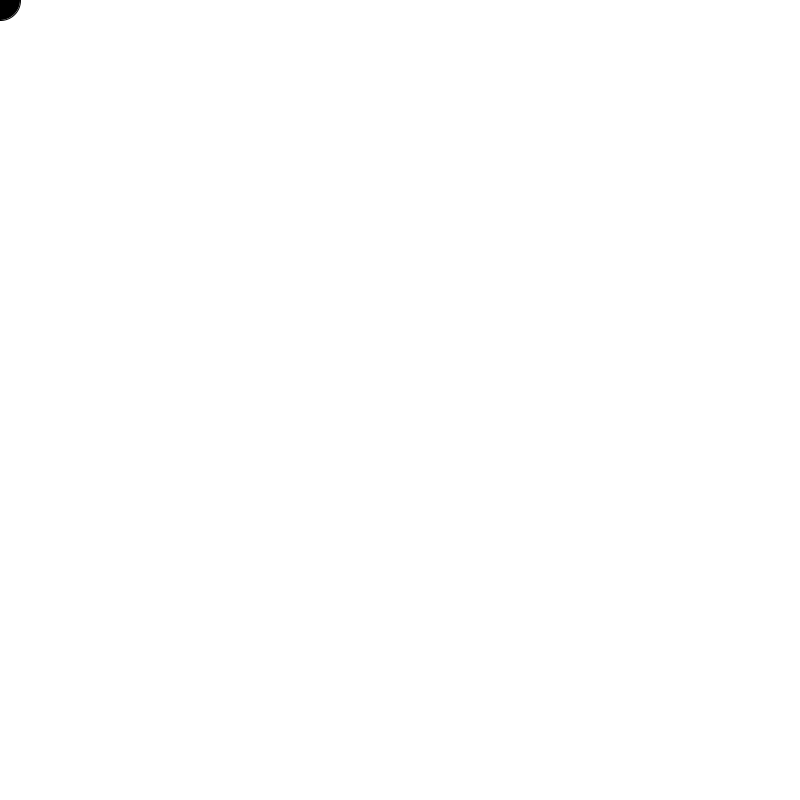
Frame 1 (no input)
Frame 60 (the mouse pressed at the canvas centre just before this capture): identical to frame 1, image omitted
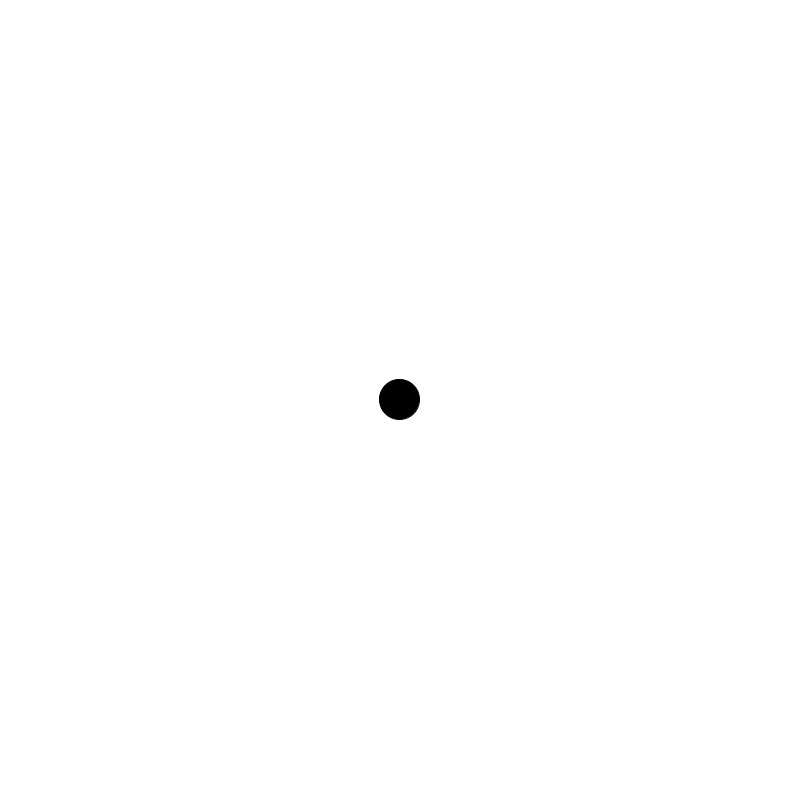
Frame 120 (the mouse held since frame 60 and released just before this capture)

The Processing sketch that drew these frames (run headless with seeded random() and noise(); from frame 60 on, the mouse is pressed at the canvas centre):

// Processing sketch: cc_07_easing
// ── cc_07_easing.pde
float x = 0;
float y = 0;
float targetX = 0;
float targetY = 0;
float easing = 0.1;

void setup() {
  size(800, 800);
  smooth();
}

void draw() {
  background(255);
  fill(0);

  // Calculates new x/y/z coords based on target coords and current coords
  // Uses easing factor for smooth animation
  targetX = mouseX;
  targetY = mouseY;
  x += (targetX - x) * easing;
  y += (targetY - y) * easing;

  ellipse(x, y, 40, 40);
}
